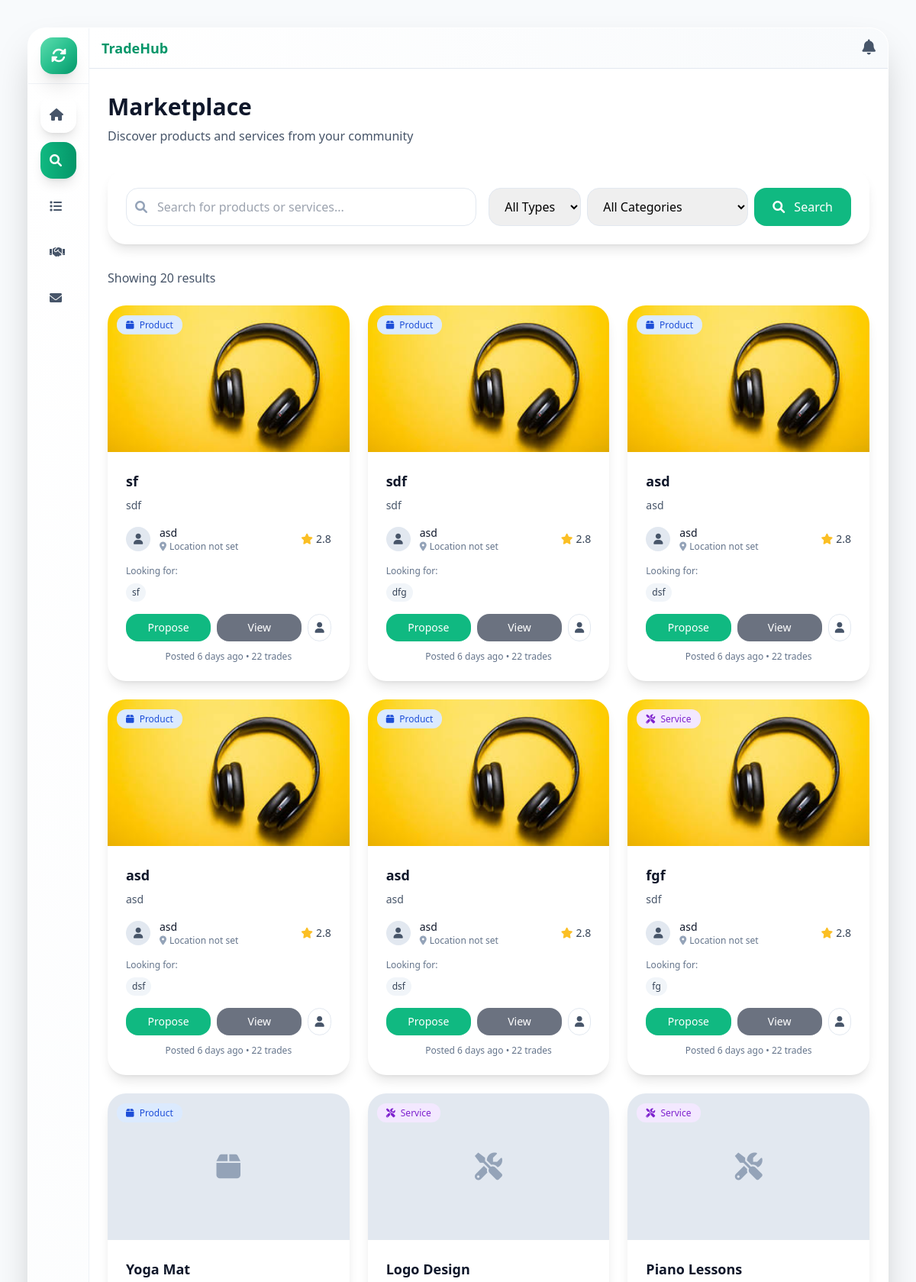
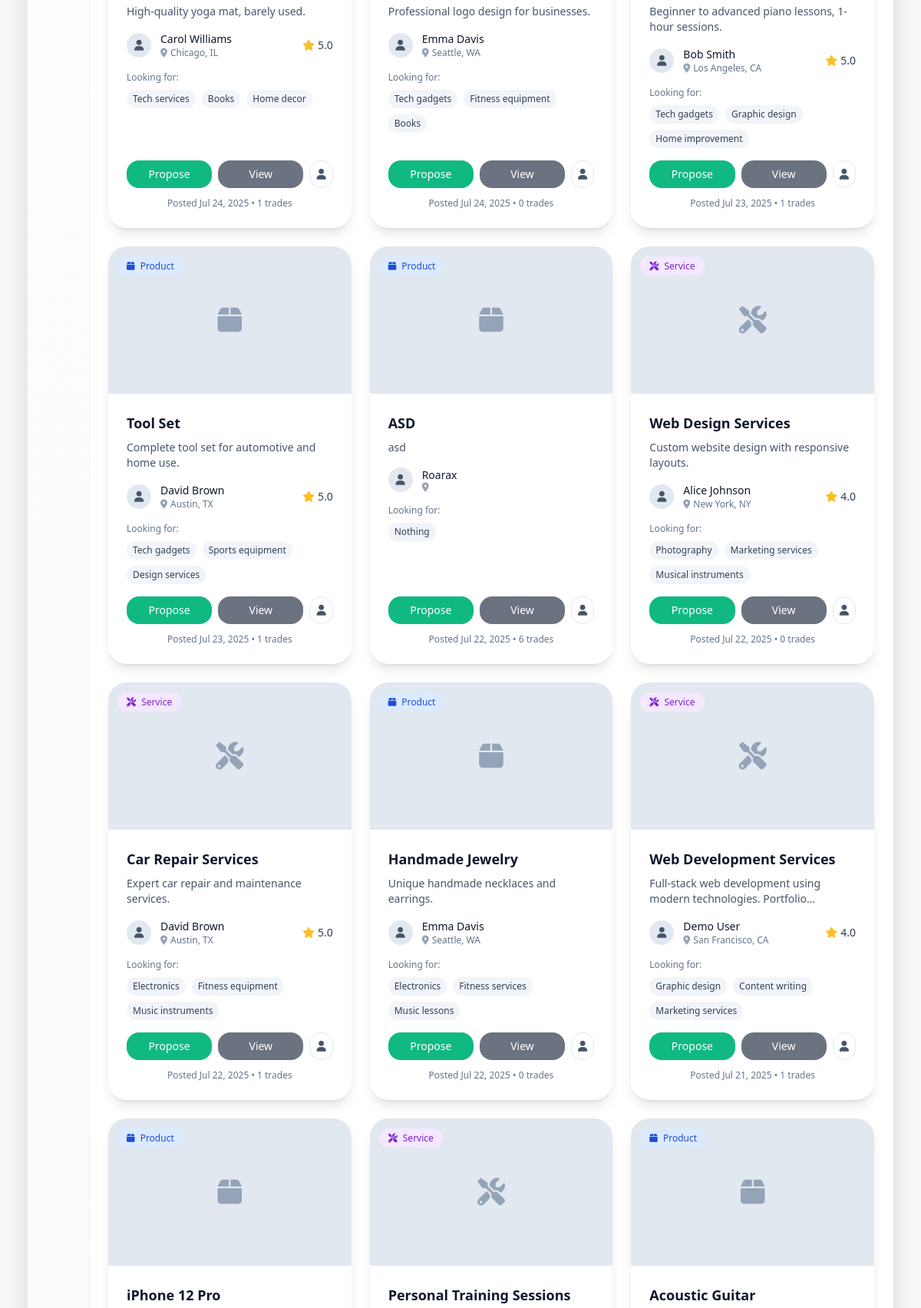
The app's page /Pages/marketplace.php (signed in, upper part) with its own data (2 pictures, top to bottom).
### tables this page shows
CREATE TABLE `site_settings` (
  `id` int(11) NOT NULL,
  `setting_key` varchar(100) NOT NULL,
  `setting_value` text DEFAULT NULL,
  `created_at` timestamp NOT NULL DEFAULT current_timestamp(),
  `updated_at` timestamp NOT NULL DEFAULT current_timestamp() ON UPDATE current_timestamp()
);

CREATE TABLE `listings` (
  `id` int(11) NOT NULL,
  `user_id` int(11) NOT NULL,
  `title` varchar(255) NOT NULL,
  `description` text NOT NULL,
  `type` enum('product','service') NOT NULL,
  `category` varchar(100) NOT NULL,
  `image_url` varchar(500) DEFAULT NULL,
  `looking_for` longtext DEFAULT NULL CHECK (json_valid(`looking_for`)),
  `status` enum('active','inactive','deleted') DEFAULT 'active',
  `views` int(11) DEFAULT 0,
  `created_at` timestamp NOT NULL DEFAULT current_timestamp(),
  `updated_at` timestamp NOT NULL DEFAULT current_timestamp() ON UPDATE current_timestamp()
);

CREATE TABLE `users` (
  `id` int(11) NOT NULL,
  `full_name` varchar(255) NOT NULL,
  `email` varchar(255) NOT NULL,
  `password` varchar(255) NOT NULL,
  `phone` varchar(20) DEFAULT NULL,
  `location` varchar(255) DEFAULT NULL,
  `bio` text DEFAULT NULL,
  `avatar_url` varchar(500) DEFAULT NULL,
  `status` enum('active','inactive','suspended') DEFAULT 'active',
  `email_verified` tinyint(1) DEFAULT 0,
  `created_at` timestamp NOT NULL DEFAULT current_timestamp(),
  `updated_at` timestamp NOT NULL DEFAULT current_timestamp() ON UPDATE current_timestamp(),
  `role` varchar(20) NOT NULL DEFAULT 'user',
  `last_seen` timestamp NULL DEFAULT NULL
);

### config/config.php (called while the page is built, shortened)
<?php
function formatTimeAgo($datetime) {
    $time = time() - strtotime($datetime);
    if ($time < 2592000) return floor($time/86400) . ' days ago';
    return date('M j, Y', strtotime($datetime));
}
?>

### Pages/marketplace.php (the view, shortened to what this page needs)
<?php
require_once '../config/config.php';
$conn = getDBConnection();
$search = isset($_GET['search']) ? sanitize($_GET['search']) : '';
$category = isset($_GET['category']) ? sanitize($_GET['category']) : 'all';
$type = isset($_GET['type']) ? sanitize($_GET['type']) : 'all';
$where_conditions = ["l.status = 'active'", "l.user_id != ?"];
$params = [$_SESSION['user_id']];
$where_clause = implode(' AND ', $where_conditions);
$query = "SELECT l.*, u.full_name as user_name, u.location as user_location,
          (SELECT AVG(rating) FROM reviews WHERE reviewed_user_id = l.user_id) as user_rating,
          (SELECT COUNT(*) FROM trades WHERE (requester_id = l.user_id OR owner_id = l.user_id) AND status = 'completed') as trade_count
          FROM listings l
          JOIN users u ON l.user_id = u.id
          WHERE $where_clause
          ORDER BY l.created_at DESC";
$stmt = $conn->prepare($query);
if (!empty($params)) {
    $types = str_repeat('s', count($params));
    $stmt->bind_param($types, ...$params);
}
$stmt->execute();
$result = $stmt->get_result();
$listings = $result->fetch_all(MYSQLI_ASSOC);
include '../includes/header.php';
?>
<!DOCTYPE html>
<html lang="en">
<head>
    <script src="https://cdn.tailwindcss.com"></script>
</head>
<body class="min-h-screen bg-slate-50">
<div class="md:p-9">
        <div class="max-w-full mx-auto h-[100vh] md:h-[calc(95vh-3rem)]">
            <div class="flex h-full bg-white/95 backdrop-blur-sm rounded-3xl shadow-2xl border border-white/50 overflow-hidden animate-scale-in">
                <?php include '../includes/sidebar.php'; ?>
    <div class="flex-1 h-full overflow-y-auto">
    <div class="flex-1 flex flex-col">
    <?php include '../includes/head.php'; ?>
    <div class="p-8 sm:px-6 py-6 sm:py-8">
        <div class="mb-6 sm:mb-8">
            <h1 class="text-2xl sm:text-3xl font-bold text-slate-900 mb-2">Marketplace</h1>
            <p class="text-slate-600 text-sm sm:text-base">Discover products and services from your community</p>
        </div>
        <div class="bg-white rounded-3xl shadow-lg p-4 sm:p-6 mb-6 sm:mb-8">
            <form method="GET" class="flex flex-col sm:flex-row gap-3 sm:gap-4">
                <div class="flex-1 relative">
                    <i class="fas fa-search absolute left-3 top-1/2 transform -translate-y-1/2 text-slate-400 text-sm sm:text-base"></i>
                    <input
                        name="search"
                        type="text"
                        placeholder="Search for products or services..."
                        value="<?php echo htmlspecialchars($search); ?>"
                        class="w-full pl-10 pr-4 py-2 sm:py-3 rounded-2xl border border-slate-200 focus:border-emerald-500 focus:ring-2 focus:ring-emerald-500 focus:ring-opacity-20 text-sm sm:text-base"
                    />
                </div>
                <div class="flex flex-col sm:flex-row gap-3 sm:gap-2">
                    <select name="type" class="px-4 py-2 sm:py-3 rounded-2xl border border-slate-200 focus:border-emerald-500 text-sm sm:text-base">
                        <option value="all" <?php echo $type === 'all' ? 'selected' : ''; ?>>All Types</option>
                    </select>
                    <select name="category" class="px-4 py-2 sm:py-3 rounded-2xl border border-slate-200 focus:border-emerald-500 text-sm sm:text-base">
                        <option value="all" <?php echo $category === 'all' ? 'selected' : ''; ?>>All Categories</option>
                    </select>
                    <button type="submit" class="px-4 sm:px-6 py-2 sm:py-3 bg-emerald-500 hover:bg-emerald-600 text-white rounded-2xl text-sm sm:text-base">
                        <i class="fas fa-search mr-1 sm:mr-2"></i> Search
                    </button>
                </div>
            </form>
        </div>
        <div class="mb-4 sm:mb-6">
            <p class="text-slate-600 text-sm sm:text-base">
                Showing <?php echo count($listings); ?> <?php echo count($listings) === 1 ? 'result' : 'results'; ?>
            </p>
        </div>
        <?php if (empty($listings)): ?>
            <div class="text-center py-8 sm:py-12">
                <div class="w-12 h-12 sm:w-16 sm:h-16 bg-slate-100 rounded-full flex items-center justify-center mx-auto mb-4">
                    <i class="fas fa-search text-slate-400 text-xl sm:text-2xl"></i>
                </div>
                <h3 class="text-base sm:text-lg font-semibold text-slate-900 mb-2">No results found</h3>
                <p class="text-slate-600 text-sm sm:text-base mb-4">Try adjusting your search or filters</p>
                <a href="marketplace.php" class="inline-block border border-slate-200 hover:bg-slate-50 px-4 sm:px-6 py-2 sm:py-3 rounded-2xl text-sm sm:text-base">
                    Clear Filters
                </a>
            </div>
        <?php else: ?>
            <div class="grid grid-cols-1 sm:grid-cols-2 lg:grid-cols-3 gap-4 sm:gap-6">
                <?php foreach ($listings as $listing): ?>
                    <div class="bg-white rounded-3xl shadow-lg hover:shadow-xl transition-shadow duration-300 overflow-hidden flex flex-col h-full">
                    <div class="relative">
                        <?php
                        $imageUrls = !empty($listing['image_url']) ? explode(',', $listing['image_url']) : [];
                        $firstImage = !empty($imageUrls) ? trim($imageUrls[0]) : null;
                        ?>
                        <?php if (!empty($firstImage)): ?>
                            <img src="<?php echo htmlspecialchars($firstImage); ?>" alt="<?php echo htmlspecialchars($listing['title']); ?>" class="w-full h-40 sm:h-48 object-cover">
                        <?php else: ?>
                            <div class="w-full h-40 sm:h-48 bg-slate-200 flex items-center justify-center">
                                <i class="fas fa-<?php echo $listing['type'] === 'product' ? 'box' : 'tools'; ?> text-slate-400 text-3xl sm:text-4xl"></i>
                            </div>
                        <?php endif; ?>
                        <div class="absolute top-2 sm:top-3 left-2 sm:left-3">
                            <span class="px-2 sm:px-3 py-1 rounded-xl text-xs font-medium <?php echo $listing['type'] === 'product' ? 'bg-blue-100 text-blue-700' : 'bg-purple-100 text-purple-700'; ?>">
                                <i class="fas fa-<?php echo $listing['type'] === 'product' ? 'box' : 'tools'; ?> mr-1"></i>
                                <?php echo ucfirst($listing['type']); ?>
                            </span>
                        </div>
                    </div>
                    <div class="p-4 sm:p-6 flex flex-col flex-grow">
                        <div class="mb-3 sm:mb-4">
                            <h3 class="text-base sm:text-lg font-semibold text-slate-900 mb-1 sm:mb-2 truncate">
                                <?php echo htmlspecialchars($listing['title']); ?>
                            </h3>
                            <p class="text-slate-600 text-xs sm:text-sm line-clamp-2">
                                <?php echo htmlspecialchars($listing['description']); ?>
                            </p>
                        </div>
                        <div class="flex items-center space-x-2 sm:space-x-3 mb-3 sm:mb-4">
                            <div class="w-6 h-6 sm:w-8 sm:h-8 bg-slate-200 rounded-full flex items-center justify-center">
                                <i class="fas fa-user text-slate-600 text-xs sm:text-sm"></i>
                            </div>
                            <div class="flex-1 min-w-0">
                                <p class="font-medium text-slate-900 text-xs sm:text-sm truncate">
                                    <?php echo htmlspecialchars($listing['user_name']); ?>
                                </p>
                                <div class="flex items-center space-x-1">
                                    <i class="fas fa-map-marker-alt text-slate-400 text-xs"></i>
                                    <span class="text-xs text-slate-500 truncate">
                                        <?php echo htmlspecialchars($listing['user_location'] ?? 'Location not set'); ?>
                                    </span>
                                </div>
                            </div>
                            <?php if ($listing['user_rating']): ?>
                                <div class="flex items-center space-x-1 flex-shrink-0">
                                    <i class="fas fa-star text-amber-400 text-xs sm:text-sm"></i>
                                    <span class="text-xs sm:text-sm font-medium text-slate-700">
                                        <?php echo number_format($listing['user_rating'], 1); ?>
                                    </span>
                                </div>
                            <?php endif; ?>
                        </div>
                        <div class="mb-3 sm:mb-4">
                            <p class="text-xs text-slate-500 mb-1 sm:mb-2">Looking for:</p>
                            <div class="flex flex-wrap gap-1 sm:gap-2">
                                <?php
                                $looking_for = json_decode($listing['looking_for'], true) ?? [];
                                foreach (array_slice($looking_for, 0, 3) as $item):
                                ?>
                                    <span class="px-2 py-1 bg-slate-100 text-slate-700 rounded-xl text-xs">
                                        <?php echo htmlspecialchars($item); ?>
                                    </span>
                                <?php endforeach; ?>
                            </div>
                        </div>
                        <div class="mt-auto">
                            <div class="flex space-x-2">
                                <a href="propose-trade.php?listing_id=<?php echo $listing['id']; ?>" class="flex-1 bg-emerald-500 hover:bg-emerald-600 text-white py-2 rounded-2xl text-center text-xs sm:text-sm font-medium transition-colors">
                                    Propose
                                </a>
                                <a href="listing.php?id=<?php echo $listing['id']; ?>" class="flex-1 bg-gray-500 hover:bg-gray-600 text-white py-2 rounded-2xl text-center text-xs sm:text-sm font-medium transition-colors">
                                    View
                                </a>
                                <a href="profile.php?id=<?php echo $listing['user_id']; ?>" class="border border-slate-200 hover:bg-slate-50 p-2 rounded-2xl text-center flex items-center justify-center transition-colors">
                                    <i class="fas fa-user text-slate-600 text-xs sm:text-sm"></i>
                                </a>
                            </div>
                            <div class="mt-2 sm:mt-3 text-xs text-slate-500 text-center">
                                Posted <?php echo formatTimeAgo($listing['created_at']); ?> • <?php echo $listing['trade_count']; ?> trades
                            </div>
                        </div>
                    </div>
                </div>
                <?php endforeach; ?>
            </div>
        <?php endif; ?>
    </div>
    <?php
include '../includes/footer.php';
?>
</body>
</html>

### includes/Name.php
<?php
require_once '../config/config.php';
$conn = getDBConnection();
$query = "SELECT setting_value FROM site_settings WHERE setting_key = 'site_name' LIMIT 1";
$result = $conn->query($query);
if ($result && $row = $result->fetch_assoc()) {
    echo htmlspecialchars($row['setting_value']);
}
?>

### records on screen
site_settings: setting_value "TradeHub"
listings: type "Product", title "sf", description "sdf", user.full_name "asd", user.location "Location not set", user_rating "2.8", looking_for "sf", created_at "6 days ago", trade_count "22"
listings: type "Product", title "sdf", description "sdf", user.full_name "asd", user.location "Location not set", user_rating "2.8", looking_for "dfg", created_at "6 days ago", trade_count "22"
listings: type "Product", title "asd", description "asd", user.full_name "asd", user.location "Location not set", user_rating "2.8", looking_for "dsf", created_at "6 days ago", trade_count "22"
listings: type "Product", title "asd", description "asd", user.full_name "asd", user.location "Location not set", user_rating "2.8", looking_for "dsf", created_at "6 days ago", trade_count "22"
listings: type "Product", title "asd", description "asd", user.full_name "asd", user.location "Location not set", user_rating "2.8", looking_for "dsf", created_at "6 days ago", trade_count "22"
listings: type "Service", title "fgf", description "sdf", user.full_name "asd", user.location "Location not set", user_rating "2.8", looking_for "fg", created_at "6 days ago", trade_count "22"
listings: type "Product", title "Yoga Mat", description "High-quality yoga mat, barely used.", user.full_name "Carol Williams", user.location "Chicago, IL", user_rating "5.0", looking_for "Tech services", looking_for "Books", looking_for "Home decor", created_at "Jul 24, 2025", trade_count "1"
listings: type "Service", title "Logo Design", description "Professional logo design for businesses.", user.full_name "Emma Davis", user.location "Seattle, WA", looking_for "Tech gadgets", looking_for "Fitness equipment", looking_for "Books", created_at "Jul 24, 2025", trade_count "0"
listings: type "Service", title "Piano Lessons", description "Beginner to advanced piano lessons, 1-hour sessions.", user.full_name "Bob Smith", user.location "Los Angeles, CA", user_rating "5.0", looking_for "Tech gadgets", looking_for "Graphic design", looking_for "Home improvement", created_at "Jul 23, 2025", trade_count "1"
listings: type "Product", title "Tool Set", description "Complete tool set for automotive and home use.", user.full_name "David Brown", user.location "Austin, TX", user_rating "5.0", looking_for "Tech gadgets", looking_for "Sports equipment", looking_for "Design services", created_at "Jul 23, 2025", trade_count "1"
listings: type "Product", title "ASD", description "asd", user.full_name "Roarax", looking_for "Nothing", created_at "Jul 22, 2025", trade_count "6"
listings: type "Service", title "Web Design Services", description "Custom website design with responsive layouts.", user.full_name "Alice Johnson", user.location "New York, NY", user_rating "4.0", looking_for "Photography", looking_for "Marketing services", looking_for "Musical instruments", created_at "Jul 22, 2025", trade_count "0"
listings: type "Service", title "Car Repair Services", description "Expert car repair and maintenance services.", user.full_name "David Brown", user.location "Austin, TX", user_rating "5.0", looking_for "Electronics", looking_for "Fitness equipment", looking_for "Music instruments", created_at "Jul 22, 2025", trade_count "1"
listings: type "Product", title "Handmade Jewelry", description "Unique handmade necklaces and earrings.", user.full_name "Emma Davis", user.location "Seattle, WA", looking_for "Electronics", looking_for "Fitness services", looking_for "Music lessons", created_at "Jul 22, 2025", trade_count "0"
listings: type "Service", title "Web Development Services", description "Full-stack web development using modern technologies.…", user.full_name "Demo User", user.location "San Francisco, CA", user_rating "4.0", looking_for "Graphic design", looking_for "Content writing", looking_for "Marketing services", created_at "Jul 21, 2025", trade_count "1"
listings: type "Product", title "iPhone 12 Pro"
listings: type "Service", title "Personal Training Sessions"
listings: type "Product", title "Acoustic Guitar"

### other values on screen
count($listings) "20"
